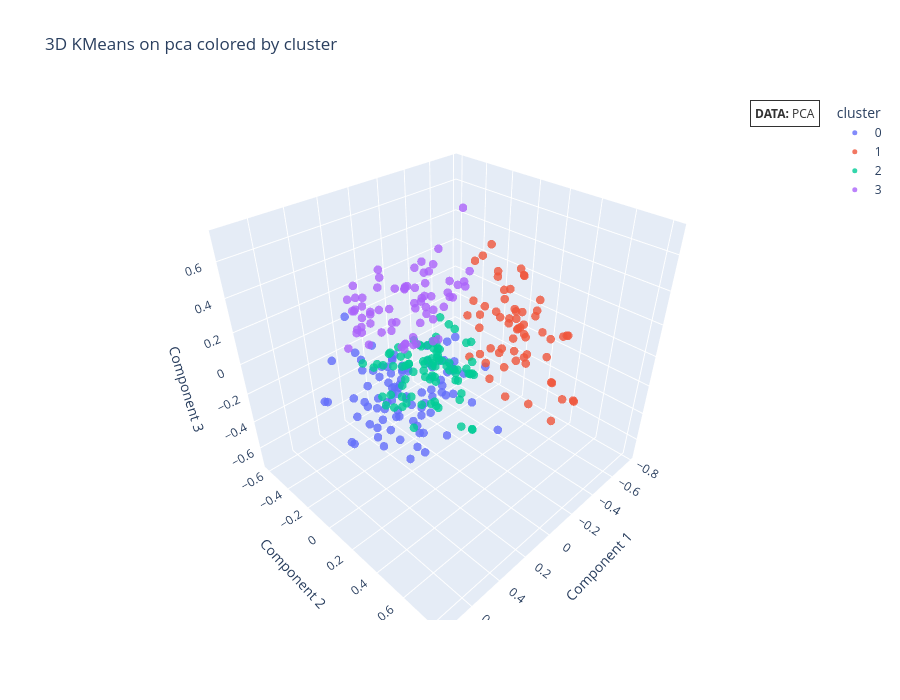
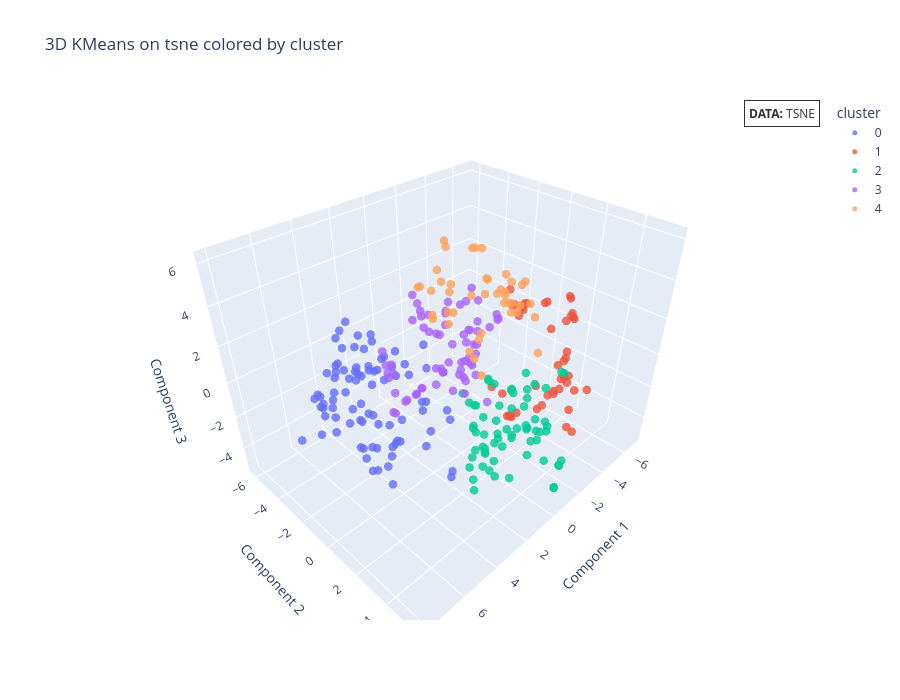
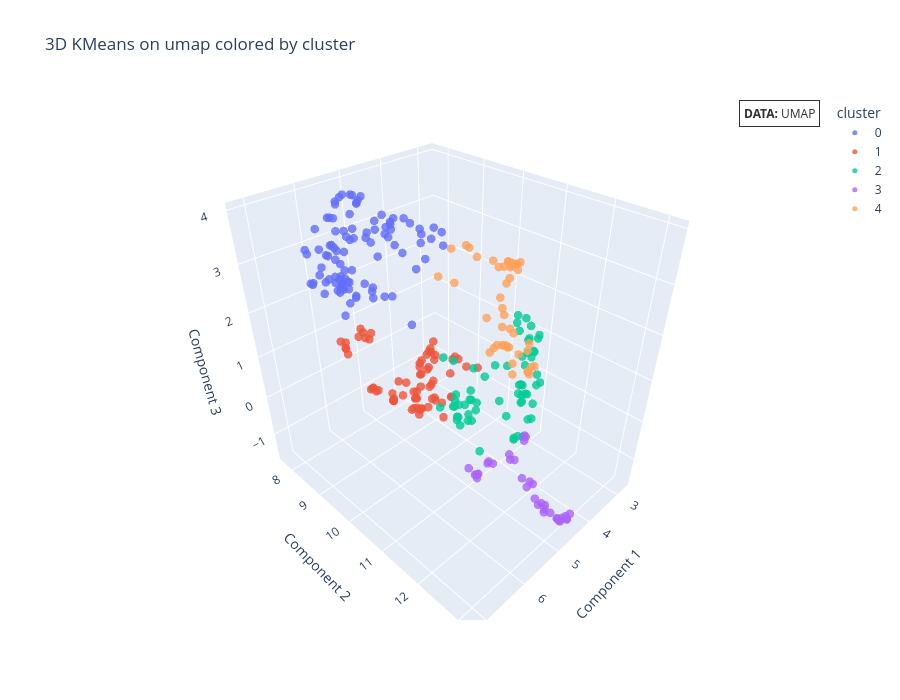
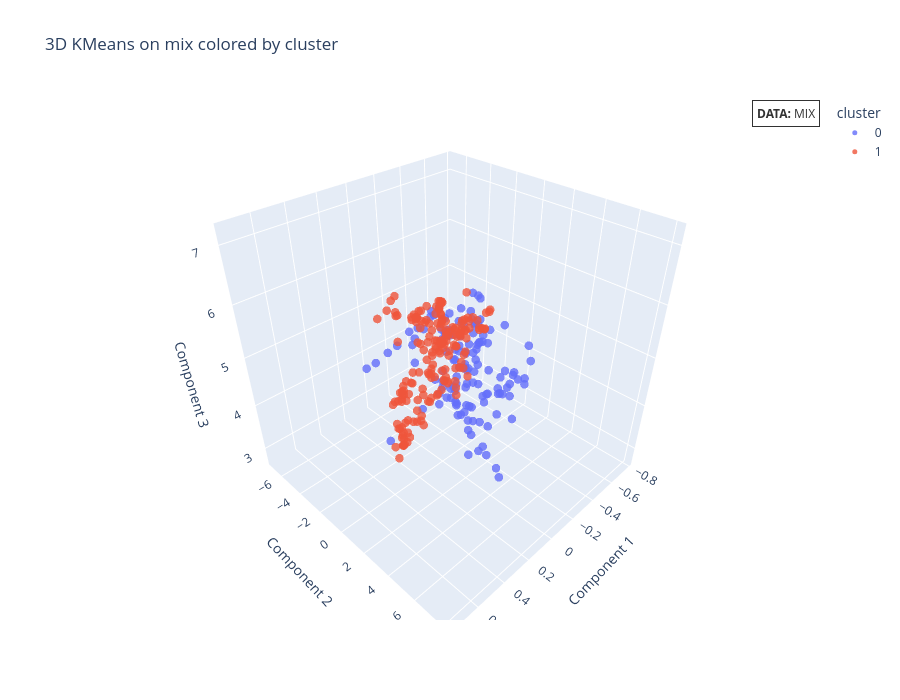

Here is the notebook cell these charts were saved with, in order:
### Markdown cell above
## KMeans

### Code cell
params_km = {
    "pca":  {"k": 4, "n_init": 20},
    "tsne": {"k": 5, "n_init": 10},
    "umap": {"k": 5, "n_init": 10},
    "mix":  {"k": 2, "n_init": 10},
}

for name, X in embeddings.items():
    p = params_km[name]
    
    km = KMeans(n_clusters=p["k"], n_init=p["n_init"], random_state=SEED)
    labels = km.fit_predict(X)

    scores = show_scores(f"KMeans on {name}", X, labels, y)
    append_result(rows, name, "kmeans", labels, scores["internal"], scores["external"], params=p)

    fig = plot_3d(X3d=X, y=labels, algorithm=f'KMeans on {name}', target_name="cluster", data_name=name.upper())
    show(fig)
